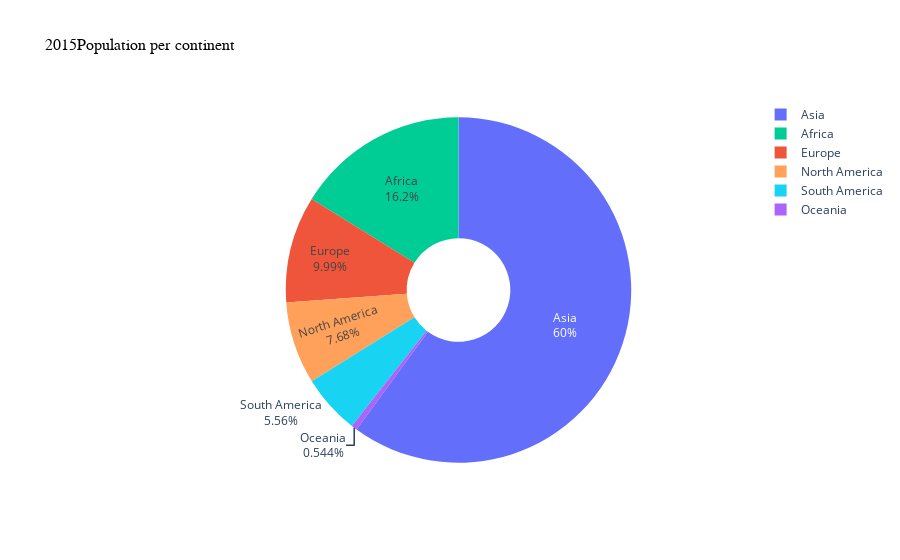

This figure's notebook cell:
### Code cell
fig = px.pie(World_population, names='Continent', values='2015 Population', color='Continent', title='2015Population per continent', hole= 0.3)
fig.update_traces(textinfo='percent+label', pull=[0.1 if c == World_population["2015 Population"].max() else 0 for c in World_population["2015 Population"]])
fig.update_layout( title_font=dict(size=16, family='Courier New',color='black'), template='plotly_white')
fig.show()

### Figure 1 — Plotly figure (JSON) as saved in the notebook; plotly's stock layout.template omitted (floating-point values rounded to 4 significant figures; data arrays with more than 128 entries replaced by an {"elided": "..."} marker saying what was removed)
{"data": [{"customdata": {"elided": "234x1 str values"}, "domain": {"x": [0, 1], "y": [0, 1]}, "hole": 0.3, "hovertemplate": "Continent=%{customdata[0]}<br>2015 Population=%{value}<extra></extra>", "labels": {"elided": "234 str values"}, "legendgroup": "", "marker": {"colors": {"elided": "234 str values"}}, "name": "", "pull": {"elided": "234 float values"}, "showlegend": true, "textinfo": "percent+label", "type": "pie", "values": {"elided": "234 int values"}}], "layout": {"legend": {"tracegroupgap": 0}, "title": {"font": {"color": "black", "family": "Courier New", "size": 16}, "text": "2015Population per continent"}}}
